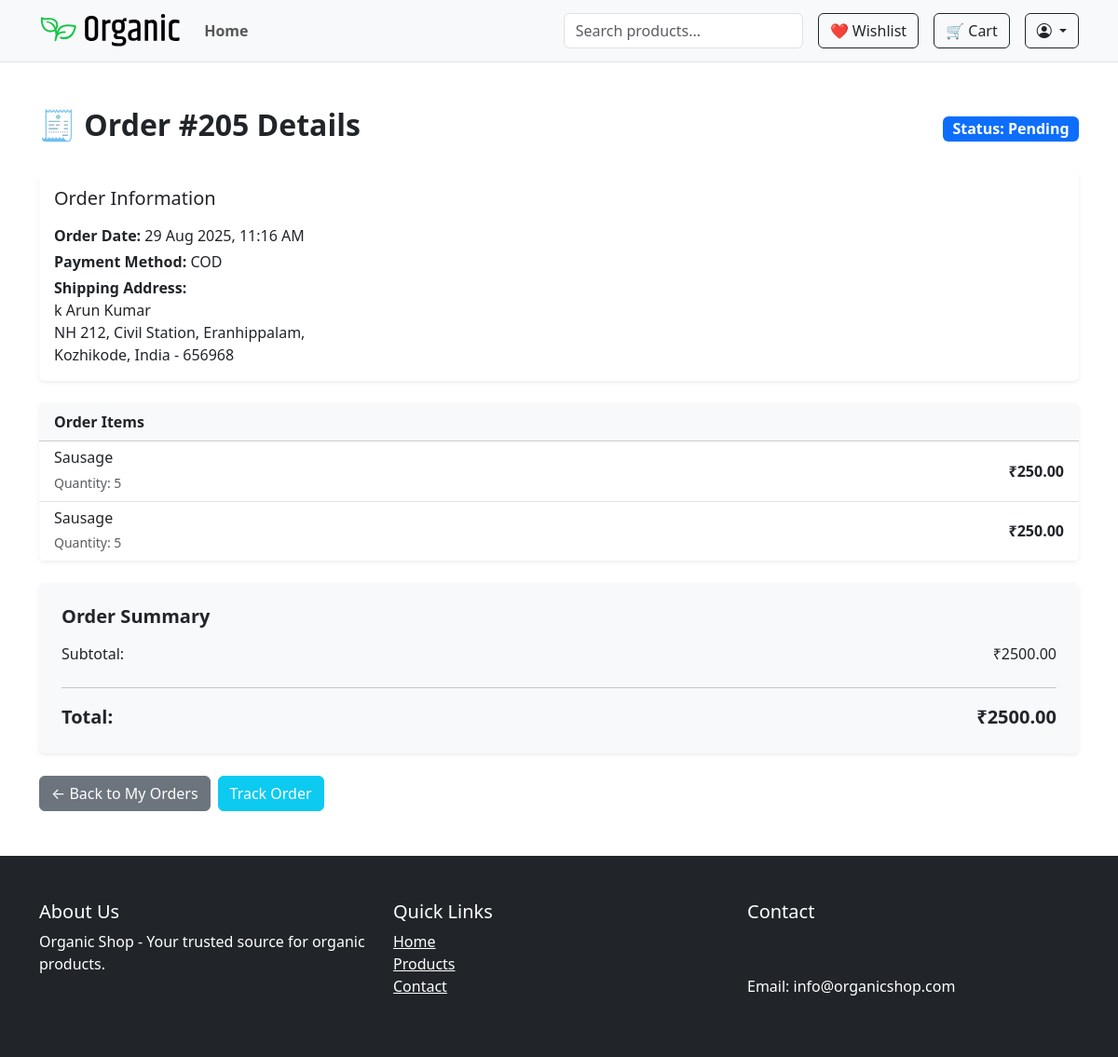
/accounts/orders/205/ (signed in), run on the app's committed database.
### accounts/models.py (models this page shows, shortened)
class Order(models.Model):
    STATUS_CHOICES = [
        ('pending', 'Pending'),
        ('processing', 'Processing'),
        ('shipped', 'Shipped'),
        ('delivered', 'Delivered'),
        ('cancelled', 'Cancelled'),
    ]
    PAYMENT_CHOICES = [
        ('COD', 'Cash on Delivery'),
        ('ONLINE', 'Online Payment'),
    ]
    user = models.ForeignKey(User, on_delete=models.CASCADE)
    address = models.ForeignKey(Address, on_delete=models.SET_NULL, null=True)
    total_price = models.DecimalField(max_digits=10, decimal_places=2)
    promo_code = models.ForeignKey(PromoCode, on_delete=models.SET_NULL, null=True, blank=True)
    payment_method = models.CharField(max_length=20, choices=PAYMENT_CHOICES, default='COD')
    created_at = models.DateTimeField(auto_now_add=True)
    status = models.CharField(max_length=20, choices=STATUS_CHOICES, default='pending')
    is_paid = models.BooleanField(default=False)

class Address(models.Model):
    user = models.ForeignKey(User, on_delete=models.CASCADE, related_name='addresses')
    full_name = models.CharField(max_length=100)
    phone = models.CharField(max_length=20)
    address_line = models.TextField()
    city = models.CharField(max_length=50)
    postal_code = models.CharField(max_length=10)
    state=models.CharField(max_length=50)
    country = models.CharField(max_length=50)
    is_default = models.BooleanField(default=False)

class OrderItem(models.Model):
    order = models.ForeignKey(Order, related_name='items', on_delete=models.CASCADE)
    variant = models.ForeignKey(ProductVariant, on_delete=models.SET_NULL, null=True, blank=True)
    product = models.ForeignKey(Product, on_delete=models.SET_NULL, null=True)
    price = models.DecimalField(max_digits=10, decimal_places=2)
    quantity = models.PositiveIntegerField(default=1)

### shop/models.py (models this page shows, shortened)
class Product(models.Model):
    category = models.ForeignKey(Category, on_delete=models.CASCADE, related_name='products')
    name = models.CharField(max_length=255)
    slug = models.SlugField(unique=True ,blank=True)
    description = models.TextField()
    price = models.DecimalField(max_digits=10, decimal_places=2)
    discount_price = models.DecimalField(max_digits=10, decimal_places=2, null=True, blank=True)
    image = models.ImageField(upload_to='products/')
    is_featured = models.BooleanField(default=False)
    sold_count = models.PositiveIntegerField(default=0)
    created_at = models.DateTimeField(auto_now_add=True)
    views = models.PositiveIntegerField(default=1)
    available = models.BooleanField(default=True)
    stock = models.PositiveIntegerField(default=0)

### accounts/views.py (the view)
# urls.py: path('orders/<int:order_id>/', views.order_detail_view, name='order_detail'),
@login_required
def order_detail_view(request, order_id):
    order = get_object_or_404(
        Order.objects.select_related('address', 'promo_code')
                     .prefetch_related('items__product'),
        id=order_id,
        user=request.user
    )
    subtotal = sum(item.price * item.quantity for item in order.items.all())
    discount = (Decimal(order.promo_code.discount_percentage) / Decimal('100')) * subtotal if order.promo_code else Decimal('0')
    total = order.total_price
    return render(request, 'accounts/order_detail.html', {
        'order': order,
        'items': order.items.all(),
        'subtotal': subtotal,
        'discount': discount,
        'total': total
    })

### shop/context_processors.py (called while the page is built)
def wishlist_context(request):
    wishlist_count = 0
    if request.user.is_authenticated:
        wishlist_count = Wishlist.objects.filter(user=request.user).count()
    return {'wishlist_items_count': wishlist_count}

### accounts/templates/accounts/order_detail.html (shortened to what this page needs)
{% extends 'shop/base.html' %}
{% block content %}
<div class="container py-5">
  <div class="d-flex justify-content-between align-items-center mb-4">
    <h2 class="fw-bold">🧾 Order #{{ order.id }} Details</h2>
    <span class="badge bg-primary fs-6">Status: {{ order.get_status_display }}</span>
  </div>
  <div class="card mb-4 shadow-sm border-0">
    <div class="card-body">
      <h5 class="card-title mb-3">Order Information</h5>
      <p class="mb-1"><strong>Order Date:</strong> {{ order.created_at|date:"d M Y, H:i A" }}</p>
      <p class="mb-1"><strong>Payment Method:</strong> {{ order.payment_method }}</p>
      <p class="mb-0"><strong>Shipping Address:</strong> <br>
        {{ order.address.full_name }}<br>
        {{ order.address.address_line }}<br>
        {{ order.address.city }}, {{ order.address.country }} - {{ order.address.postal_code }}
      </p>
    </div>
  </div>
  <div class="card mb-4 shadow-sm border-0">
    <div class="card-header bg-light fw-bold">Order Items</div>
    <ul class="list-group list-group-flush">
      {% for item in items %}
      <li class="list-group-item d-flex justify-content-between align-items-center">
        <div>
          <h6 class="mb-1">{{ item.product.name }}</h6>
          <small class="text-muted">Quantity: {{ item.quantity }}</small>
        </div>
        <span class="fw-semibold">₹{{ item.price|floatformat:2 }}</span>
      </li>
      {% endfor %}
    </ul>
  </div>
  <div class="card p-4 shadow-sm border-0 bg-light">
    <h5 class="fw-bold mb-3">Order Summary</h5>
    <div class="d-flex justify-content-between mb-2">
      <span>Subtotal:</span>
      <span>₹{{ subtotal|floatformat:2 }}</span>
    </div>
    <hr>
    <div class="d-flex justify-content-between fw-bold fs-5">
      <span>Total:</span>
      <span>₹{{ total|floatformat:2 }}</span>
    </div>
  </div>
  <div class="mt-4 d-flex flex-wrap gap-2">
    <a href="{% url 'accounts:my_orders' %}" class="btn btn-secondary">← Back to My Orders</a>
    <a href="{% url 'accounts:order_tracking' order.id %}" class="btn btn-info text-white">Track Order</a>
  </div>
</div>
{% endblock %}

### data on the page
Order: id "205", status "Pending", created_at "29 Aug 2025, 11:16 AM", payment_method "COD", address.full_name "k Arun Kumar", address.address_line "NH 212, Civil Station, Eranhippalam,", address.city "Kozhikode", address.country "India", address.postal_code "656968", total_price "2500.00"
OrderItem: product.name "Sausage", quantity "5", price "250.00"
OrderItem: product.name "Sausage", quantity "5", price "250.00"

### other printed values
{{ subtotal|floatformat:2 }} "2500.00"
